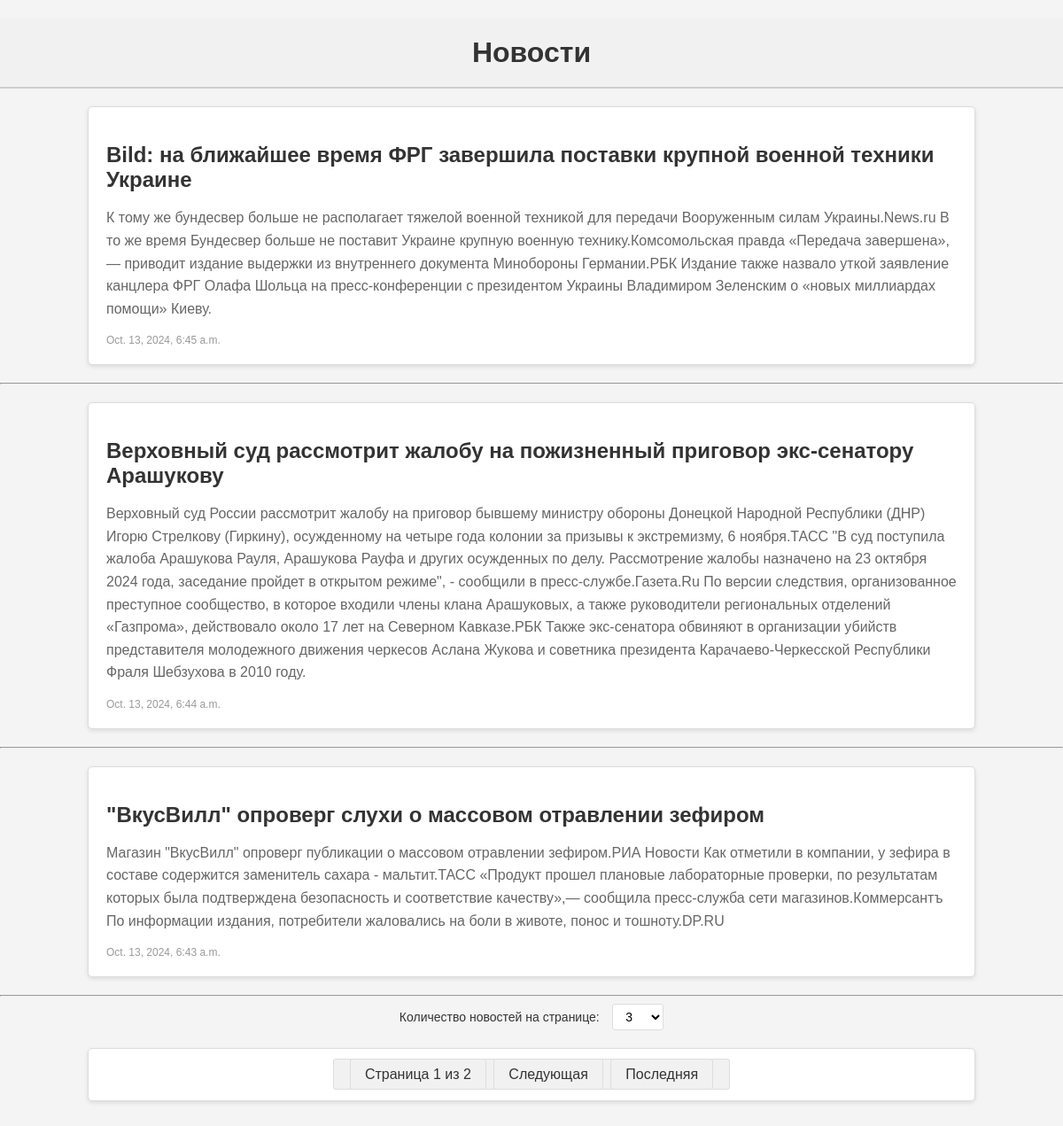
Page /news/ on the committed database.
### task1/models.py (models this page shows)
class News(models.Model):
    title = models.CharField(max_length=100)
    content = models.TextField()
    date_time = models.DateTimeField(auto_now_add=True)

### task1/views.py (the view)
# urls.py: path('news/', newsedge),
def newsedge(request):
    per_page = request.GET.get('per_page', 3)
    news = News.objects.all().order_by('-date_time')
    paginator = Paginator(news, 3)
    page_number = request.GET.get('page')
    page_object = paginator.get_page(page_number)
    context = {
        'page_object': page_object,
        'per_page': per_page
    }
    return render(request, 'newsedge.html', context)

### template/newsedge.html (shortened to what this page needs)
<!DOCTYPE html>
<html lang="en">
<head>
    {% load static %}
    <link rel="stylesheet" href="{% static 'paginatorProject/styles.css' %}">
</head>
<body>
    <h1>Новости</h1>
    {% for news in page_object %}
        <div>
            <h2>{{ news.title }}</h2>
            <p>{{ news.content }}</p>
            <small>{{ news.date_time }}</small>
        </div>
        <hr>
    {% endfor %}
    <form method="GET" id="per_page_form">
        <label for="per_page">Количество новостей на странице:</label>
        <select name="per_page" id="per_page" onchange="document.getElementById('per_page_form').submit();">
            <option value="3" {% if per_page == '3' %}selected{% endif %}>3</option>
        </select>
    </form>
    <div class="pagination">
        <span class="step-links">
            <span>Страница {{ page_object.number }} из {{ page_object.paginator.num_pages }}</span>
            {% if page_object.has_next %}
                <a href="?page={{ page_object.next_page_number }}&per_page={{ per_page }}">Следующая</a>
                <a href="?page={{ page_object.paginator.num_pages }}&per_page={{ per_page }}">Последняя</a>
            {% endif %}
        </span>
    </div>
</body>
</html>

### static/styles.css (style rules this page uses)
body { font-family: Arial, sans-serif; margin: 0; padding: 0; background-color: #f4f4f4; }
h1 { color: #333; text-align: center; padding: 20px 0; margin-bottom: 10px; background-color: #f1f1f1; border-bottom: 2px solid #ccc; }
div { background-color: white; margin: 20px auto; padding: 20px; border: 1px solid #ddd; border-radius: 5px; width: 80%; box-shadow: 0px 2px 5px rgba(0, 0, 0, 0.1); }
h2 { color: #333; margin-bottom: 10px; }
p { font-size: 16px; line-height: 1.6; color: #666; }
small { display: block; margin-top: 10px; font-size: 12px; color: #999; }
.pagination { text-align: center; margin-top: 20px; margin-bottom: 40px; }
.pagination a, .pagination span { padding: 8px 16px; margin: 2px; text-decoration: none; background-color: #f1f1f1; color: #333; border: 1px solid #ddd; border-radius: 3px; }
form { text-align: center; margin-bottom: 20px; }
label { font-size: 14px; color: #333; margin-right: 10px; }
select { padding: 5px 10px; font-size: 14px; border-radius: 3px; border: 1px solid #ddd; background-color: #fff; }

### rows in the picture
News: title "Bild: на ближайшее время ФРГ завершила поставки крупной военной техники Украине", content "К тому же бундесвер больше не располагает тяжелой военной техникой для передачи Вооруженным силам Украины.News.ru В то же время Бундесвер больше не поставит Украине крупную военную технику.Комсомольская правда «Передача завершена», — приводит издание выдержки из внутреннего документа Минобороны Германии.РБК Издание также назвало уткой заявление канцлера ФРГ Олафа Шольца на пресс-конференции с президентом Украины Владимиром Зеленским о «новых миллиардах помощи» Киеву.", date_time "Oct. 13, 2024, 6:45 a.m."
News: title "Верховный суд рассмотрит жалобу на пожизненный приговор экс-сенатору Арашукову", content "Верховный суд России рассмотрит жалобу на приговор бывшему министру обороны Донецкой Народной Республики (ДНР) Игорю Стрелкову (Гиркину), осужденному на четыре года колонии за призывы к экстремизму, 6 ноября.ТАСС \"В суд поступила жалоба Арашукова Рауля, Арашукова Рауфа и других осужденных по делу. Рассмотрение жалобы назначено на 23 октября 2024 года, заседание пройдет в открытом режиме\", - сообщили в пресс-службе.Газета.Ru По версии следствия, организованное преступное сообщество, в которое входили члены клана Арашуковых, а также руководители региональных отделений «Газпрома», действовало около 17 лет на Северном Кавказе.РБК Также экс-сенатора обвиняют в организации убийств представителя…", date_time "Oct. 13, 2024, 6:44 a.m."
News: title "\"ВкусВилл\" опроверг слухи о массовом отравлении зефиром", content "Магазин \"ВкусВилл\" опроверг публикации о массовом отравлении зефиром.РИА Новости Как отметили в компании, у зефира в составе содержится заменитель сахара - мальтит.ТАСС «Продукт прошел плановые лабораторные проверки, по результатам которых была подтверждена безопасность и соответствие качеству»,— сообщила пресс-служба сети магазинов.Коммерсантъ По информации издания, потребители жаловались на боли в животе, понос и тошноту.DP.RU", date_time "Oct. 13, 2024, 6:43 a.m."

### other values in the picture
{{ page_object.number }} "1"
{{ page_object.paginator.num_pages }} "2"
